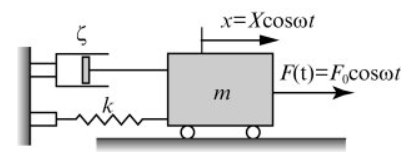
%> input picture 10-13_spring_mass_damper_system.png, 412 x 159 px
$ octave Ch10_13_steady_state_vibration_3D_plot_amplitude_ratio.m   (GNU Octave 9; MATLAB toolbox functions it lacks are replaced by stand-ins)
%> lines starting %> are read from the running program, lines starting %| are printed output that depends on the picture
%% Ch.10 Problem 13: Steady-state vibration of a friction-free spring mass damper system
% * Engineering Analysis Format (EAF)
%
%the above * create a bullet item
% Emmanuel Rodriguez
% June 12, 2020, @Villa Camino, Oceanside, CA
%
% * For in depth theory see Rao (2004), sec. 3.4 Response of a damped
% system under harmonic force

%%
% *Problem Statement*
%the above statement enclosed in asteriks creates a section heading
%%
% Consider steady-state vibration of a friction-free spring-mass-damper
% system subjected to harmonic applied force.
%
%
figure;
    imshow('10-13_spring_mass_damper_system.png'); % imshow displays the image
%%
% Determine and plot the temperature distribution T(x,y) in the plate.
% a = 5m , b = 4m
%
%when creating a new section with double percent symbol, make sure to...
%leave a space after the percent
%%
% _*Expected Outputs*_
%
% # 3D plot of the normalized amplitude (z-axis) as a function of the
% frequency ratio and a function of the damping ratio.
%
%the above _* creates italics
%# creates numbered list
%%
% _*Conversion Factors & Constants*_
%-----------------------------------

%%
% *Knowns / Assumptions (Inputs)*
%%
% _*Knowns*_
r = [0:.01:2]; % frequency ratio, omega/omega_n or frequency/natural frequency
zeta = [0.05:.01:0.5]; % damping ratio, defined as the ratio of the damping
% constant to the critical damping constant, see Rao p.141

%%
% _*Convert Units*_
%

%%
% _*Assumptions*_
%------------------

%%
% *Calculations*
%
% _*Governing Equations*_
%
% * The normalized amplitude of the mass is given by
%
figure;
imshow('10-13_normalized_amplitude.png');
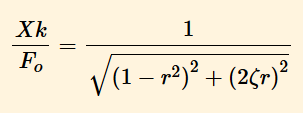
%> input picture 10-13_normalized_amplitude.png, 303 x 113 px

% * also called the amplitude ratio, represents the ratio of the dynamic
% to the static amplitude of motion. See Rao, p.222
%%
%
% _*Calculations*_

% Create an X,Y grid for the domain of the function.
% Create segments for each dimension, by dividing by 0.25.
%segdiv = .05;
nr = length(r); % returns the number of elements in the vector (nodes)
nzeta = length(zeta); % number of elements in the vector (nodes)
%x = linspace(0,r,nr); % generate linearly spaced vector for x dimension
%y = linspace(0,zeta,nzeta);
[X,Y] = meshgrid(r,zeta); % meshgrid function returns 2D grid coordinates
% (output arguments) based on the coordinates contained in vectors x and y

M = zeros(nzeta, nr);
for i = 1:nzeta % First loop, i, is the index of the grid's row.
    for j = 1:nr % Second loop, j, is the index of the grid's column.
        M(i,j) = 1/(sqrt((1-X(i,j).^2).^2+(2*Y(i,j)*X(i,j)).^2));
    end
end
figure;
surfc(X,Y,M) % surfc creates a surface and contour plot, see Gilat p. 330
c1 = colorbar;
c1.Label.String = 'Amplitude Ratio, M';
%pos = get(c1,'Position');
%c1.Label.Position = [pos(1)+1 pos(2)+15];
%c1.Label.Rotation = 0;
title('Steady-State Vibration of Spring-Mass-Damper System', 'fontsize',12);
xlabel('Frequency ratio: r = \omega/\omega_{n}'); ylabel('Damping ratio: \zeta'); zlabel('Amplitude Ratio: M = X/\delta_{st}');

figure;
meshc(X,Y,M) % meshc creates a mesh and contour plot
c2 = colorbar;
c2.Label.String = 'Amplitude Ratio, M';
%pos = get(c2,'Position');
%c2.Label.Position = [pos(1)+1 pos(2)+10];
%c2.Label.Rotation = 0;
title('Steady-State Vibration of Spring-Mass-Damper System', 'fontsize',12);
xlabel('Frequency ratio: r = \omega/\omega_{n}'); ylabel('Damping ratio: \zeta'); zlabel('Amplitude Ratio: M = X/\delta_{st}');

figure;
cl = 40; % number of contour levels (for increased resolution)
contour(X,Y,M, cl) % 2-D contour plot
title('Steady-State Vibration of Spring-Mass-Damper System', 'fontsize',12);
xlabel('Frequency ratio: r = \omega/\omega_{n}'); ylabel('Damping ratio: \zeta'); zlabel('Amplitude Ratio: M = X/\delta_{st}');
c3 = colorbar;
%ylabel(cb,'T, \circC','Rotation',90);
c3.Label.String = 'Amplitude Ratio, M';
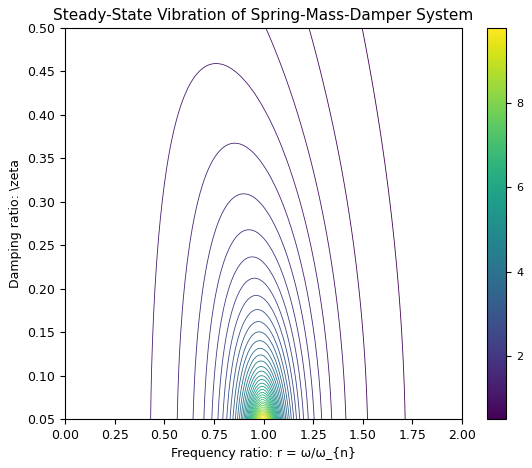
%> figure redrawn from the program's plot data
%pos = get(c3,'Position'); % returns the position of the cb label, with
% the coordinates of the lower left corner, and the width and height of the
% label. The get function queries graphics object properties.
%c3.Label.Position = [pos(1)+1 pos(2)+10]; % the Label.Position assigns the
% coordinates of the lower left corner of the label plus/minus some offset
% here the 80 is offsetting the label in y, and 1 is offsetting in x.
%c3.Label.Rotation = 0; % Rotate the text
%https://www.mathworks.com/matlabcentral/answers/362971-display-colorbar-label-horizontally-and-specify-its-position?s_tid=mwa_osa_a
%%
% *Discussion and Presentation (Outputs)*
%
str = ['The 3D surface plot shows the amplitude ratio, which is the'...
    ' quantity M, that represents the ratio of the dynamic to the static'...
    ' amplitude of motion. The response of the system due to it being'...
    ' subjected to an external force, can be identified to be one of three'...
    ' types, see Rao. p.222 - 224 for a description.'];
    % '...' known as ellipsis continues the ...
    % current command on the next line.
    % str is a statements creating a string array containing the message
    % 'num2str' is a function that converts numbers to character array
    % ' a single apostrophe is start/termination character
    % \n starts a new line; since the command is appended to the end of...
    % the print out \n places the print after the print out.

disp(str) % displays the message in the string array, creating a single...
    % character array.
    % the process of creating a string array is called concatenation

% End
% Publish by entering ...
% 'publish('DEN417_Rodriguez_HW1.m','pdf')' in the command window
